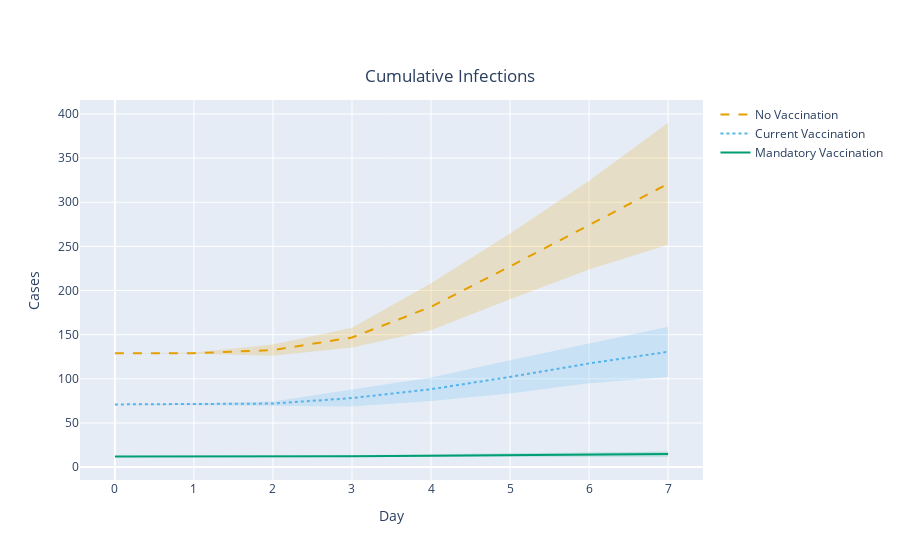

Notebook cell for this chart:
### Code cell
# Figure: Cumulative Infections - Vaccination

fig = go.Figure([
    go.Scatter( # Default
        x=default_scen_cum_inf['dates'].tolist(),
        y=default_scen_cum_inf['cum_infections'].tolist(),
        line=dict(color='rgb(230,159,0)', dash = 'dash'),
        mode='lines',
        name="No Vaccination",
        showlegend=True
    ),
    go.Scatter( # Default confidence interval
        x=default_scen_cum_inf['dates'].tolist()+default_scen_cum_inf['dates'].tolist()[::-1], # x, then x reversed
        y=default_scen_cum_inf['cum_infections_high'].tolist()+default_scen_cum_inf['cum_infections_low'].tolist()[::-1], # upper, then lower reversed
        fill='toself',
        fillcolor='rgba(230,159,0,0.2)',
        line=dict(color='rgba(255,255,255,0)'),
        hoverinfo="skip",
        #name = '95% Confidence Interval',
        showlegend=False
    ),
    go.Scatter( # Current
        x=vac_reg_scen_cum_inf['dates'].tolist(),
        y=vac_reg_scen_cum_inf['cum_infections'].tolist(),
        line=dict(color='rgb(86,180,233)', dash = 'dot'),
        mode='lines',
        name="Current Vaccination",
        showlegend=True
    ),
    go.Scatter( # Current confidence interval
        x=vac_reg_scen_cum_inf['dates'].tolist()+vac_reg_scen_cum_inf['dates'].tolist()[::-1], # x, then x reversed
        y=vac_reg_scen_cum_inf['cum_infections_high'].tolist()+vac_reg_scen_cum_inf['cum_infections_low'].tolist()[::-1], # upper, then lower reversed
        fill='toself',
        fillcolor='rgba(86,180,233,0.2)',
        line=dict(color='rgba(255,255,255,0)'),
        hoverinfo="skip",
        #name = '95% Confidence Interval',
        showlegend=False
    ),
    go.Scatter( # Mandatory
        x=vac_100_scen_cum_inf['dates'].tolist(),
        y=vac_100_scen_cum_inf['cum_infections'].tolist(),
        line=dict(color='rgb(0,158,115)'),
        mode='lines',
        name="Mandatory Vaccination",
        showlegend=True
    ),
    go.Scatter( # Mandatory confidence interval
        x=vac_100_scen_cum_inf['dates'].tolist()+vac_100_scen_cum_inf['dates'].tolist()[::-1], # x, then x reversed
        y=vac_100_scen_cum_inf['cum_infections_high'].tolist()+vac_100_scen_cum_inf['cum_infections_low'].tolist()[::-1], # upper, then lower reversed
        fill='toself',
        fillcolor='rgba(0,158,115,0.2)',
        line=dict(color='rgba(255,255,255,0)'),
        hoverinfo="skip",
        #name = '95% Confidence Interval',
        showlegend=False
    )
])

fig.update_layout(
    title_text='Cumulative Infections', title_x=0.5, title_y=0.875,
    xaxis_title="Day",
    yaxis_title="Cases"
)

fig.show()

### Figure 1 — Plotly figure (JSON) as saved in the notebook; plotly's stock layout.template omitted (floating-point values rounded to 4 significant figures)
{"data": [{"line": {"color": "rgb(230,159,0)", "dash": "dash"}, "mode": "lines", "name": "No Vaccination", "showlegend": true, "type": "scatter", "x": [0, 1, 2, 3, 4, 5, 6, 7], "y": [129, 129.1, 132.5, 146.8, 181.6, 227.4, 274.2, 321]}, {"fill": "toself", "fillcolor": "rgba(230,159,0,0.2)", "hoverinfo": "skip", "line": {"color": "rgba(255,255,255,0)"}, "showlegend": false, "type": "scatter", "x": [0, 1, 2, 3, 4, 5, 6, 7, 7, 6, 5, 4, 3, 2, 1, 0], "y": [129, 129.7, 138.8, 158, 208.3, 264.6, 324.5, 390.1, 251.9, 223.9, 190.2, 154.9, 135.6, 126.2, 128.5, 129]}, {"line": {"color": "rgb(86,180,233)", "dash": "dot"}, "mode": "lines", "name": "Current Vaccination", "showlegend": true, "type": "scatter", "x": [0, 1, 2, 3, 4, 5, 6, 7], "y": [71, 71.1, 72, 78.2, 88.2, 102.2, 117.5, 130.6]}, {"fill": "toself", "fillcolor": "rgba(86,180,233,0.2)", "hoverinfo": "skip", "line": {"color": "rgba(255,255,255,0)"}, "showlegend": false, "type": "scatter", "x": [0, 1, 2, 3, 4, 5, 6, 7, 7, 6, 5, 4, 3, 2, 1, 0], "y": [71, 71.7, 74.37, 87.87, 101.6, 120.9, 139.9, 159.1, 102.1, 95.08, 83.49, 74.76, 68.53, 69.63, 70.5, 71]}, {"line": {"color": "rgb(0,158,115)"}, "mode": "lines", "name": "Mandatory Vaccination", "showlegend": true, "type": "scatter", "x": [0, 1, 2, 3, 4, 5, 6, 7], "y": [12, 12, 12, 12.4, 13, 13.4, 14.2, 14.8]}, {"fill": "toself", "fillcolor": "rgba(0,158,115,0.2)", "hoverinfo": "skip", "line": {"color": "rgba(255,255,255,0)"}, "showlegend": false, "type": "scatter", "x": [0, 1, 2, 3, 4, 5, 6, 7, 7, 6, 5, 4, 3, 2, 1, 0], "y": [12, 12, 12, 13.38, 14.79, 15.63, 16.53, 17.74, 11.86, 11.87, 11.17, 11.21, 11.42, 12, 12, 12]}], "layout": {"title": {"text": "Cumulative Infections", "x": 0.5, "y": 0.875}, "xaxis": {"title": {"text": "Day"}}, "yaxis": {"title": {"text": "Cases"}}}}
